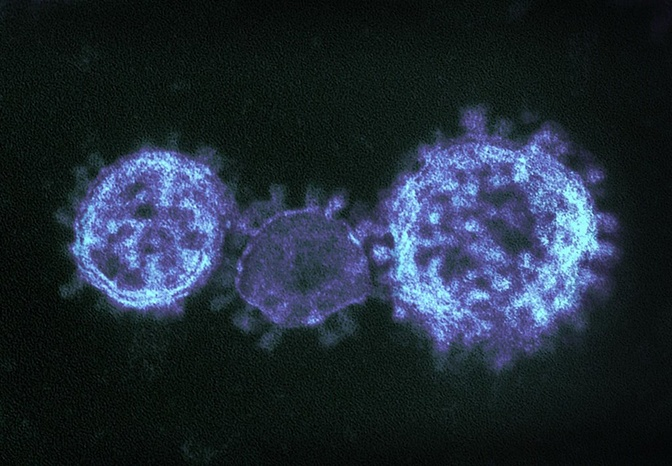
#> input picture Assignment_5/assets/SarsCoV2.jpg, 672 x 466 px, shrunk from 800 x 555 before the run
$ python assignment_5.py
#> lines starting #> are read from the running program, lines starting #| are printed output that depends on the picture; after the words box and inside, x2 and y2 are one past the last pixel; in counts of white or black regions, pixels touching at a corner belong together
#> further down, covid_image is the input picture: PIL image 672x466 RGB; mean R, G, B 32.6, 43.3, 55.5
import numpy as np
import matplotlib.pyplot as plt
from PIL import Image
from typing import Tuple, Optional, Union
from scipy.signal import convolve2d, convolve
from skimage.filters import threshold_otsu
from skimage.morphology import disk, white_tophat


def invert_image(image: Image) -> Image:
    image_array = np.array(image).astype(int)

    inverted_array = 255 - image_array  # values go from -255 to 0
    inverted_image = inverted_array.astype(np.uint8)
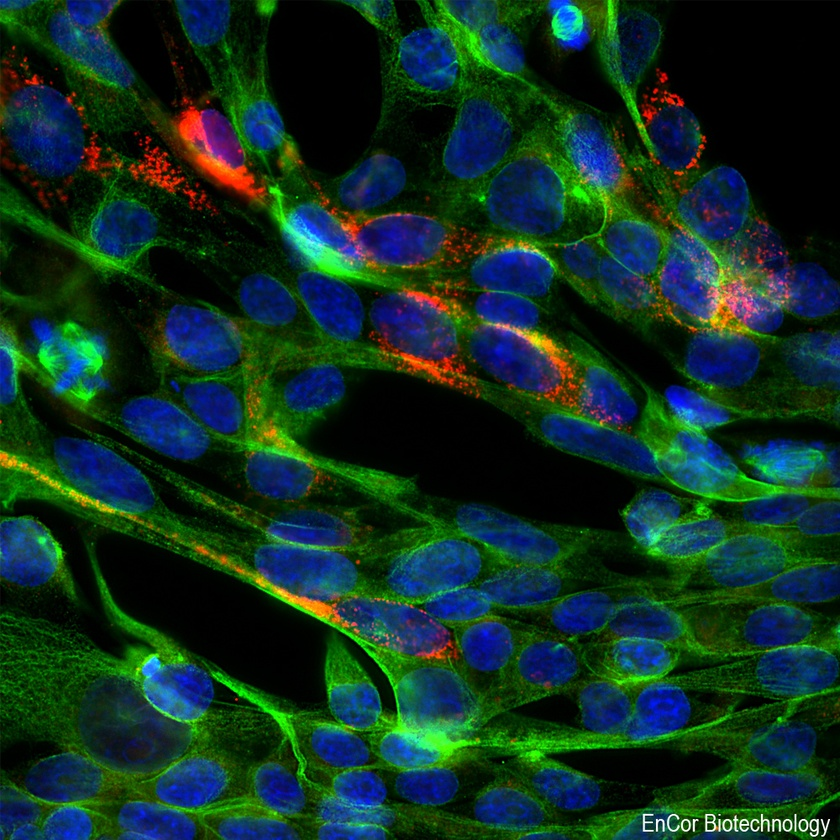
#> input picture Assignment_5/assets/SarsCoV2_IF.jpg, 840 x 840 px, shrunk from 1000 x 1000 before the run
#> further down, covid_if_image is the input picture: PIL image 840x840 RGB; mean R, G, B 17.2, 49, 35.4

    return Image.fromarray(inverted_image)


def display_channel_combinations(image: Image) -> None:
    image_array = np.array(image)

    red_channel = image_array[:, :, 0]
    green_channel = image_array[:, :, 1]
    blue_channel = image_array[:, :, 2]

    combinations = [
        ("Original", image_array),
        ("Red-Green", np.stack((green_channel, red_channel, blue_channel), axis=2)),
        ("Red-Blue", np.stack((blue_channel, green_channel, red_channel), axis=2)),
        ("Green-Blue", np.stack((red_channel, blue_channel, green_channel), axis=2)),
        ("Green-Red", np.stack((red_channel, blue_channel, green_channel), axis=2)),
        ("Blue-Red", np.stack((green_channel, blue_channel, red_channel), axis=2)),
        ("Blue-Green", np.stack((red_channel, green_channel, blue_channel), axis=2))
    ]

    fig_, axes_ = plt.subplots(2, 3, figsize=(15, 10))
    for ax, (title, combination) in zip(axes_.flatten(), combinations):
        ax.imshow(combination)
        ax.set_title(title)
        ax.axis("off")
#> this loop made 6 passes
#> title on passes 1 to 6: 'Original', 'Red-Green', 'Red-Blue', 'Green-Blue', 'Green-Red', 'Blue-Red'
    plt.show()
#> figure, not shown here; B, G, R data is drawn as R, G, B


def two_d_conv_example() -> None:
    """
    Python implementation of the provided Two_D_Conv_Example.m file
    """

    x = np.round(10 * np.random.random_sample((5, 5)))
    h = np.random.random_sample((3, 3)) > 0.5

    plt.figure(figsize=(10, 5))
    plt.subplot(1, 2, 1)
    plt.imshow(x, cmap='gray')
    plt.axis('off')
    plt.title('Random Input Image')

    plt.subplot(1, 2, 2)
    plt.imshow(h, cmap='gray')
    plt.axis('off')
    plt.title('Random Convolution Kernel')
    plt.show()

    x_conv_h = convolve2d(x, h)

    # Visualizing convolved image
    plt.figure()
    plt.imshow(x_conv_h, cmap='gray')
    plt.axis('off')
    plt.title('Image Convolved with PSF')
    plt.show()


def one_sphere(radius: int, intensity: int, center: Tuple[int, int]) -> np.ndarray:
    """
    My guess as to what one_sphere.m does based on the question. Create a circle with given center, radius, and
    intensity on a 256x256 image grid.

    :param radius: Radius of the circle, in pixels
    :param intensity: Intensity of the circle, between 0 and 255
    :param center: Center of the circle, 0-indexed.
    :return: Array with shape (256, 256), a one-channel (grayscale) image with the circle on it.
    """

    if not (0 <= intensity <= 255):
        raise ValueError('Intensity must be between 0 and 255')

    x, y = np.meshgrid(np.arange(256), np.arange(256))

    dist = np.sqrt((x - center[0])**2 + (y - center[1])**2)  # Array of euclidean distance from center
    circle_image = np.where(dist <= radius, intensity, 0)  # Numpy ternary operator
    return circle_image


def sobel_edge(image: np.ndarray, kernel_x: Optional[np.ndarray] = None, kernel_y: Optional[np.ndarray] = None,
               display_intermediates: bool = False) -> np.ndarray:
#> called with display_intermediates = True
    if kernel_x is None:
        kernel_x = np.array([[1, 0, -1],
                             [2, 0, -2],
                             [1, 0, -1]])

    if kernel_y is None:
        kernel_y = np.array([[1, 2, 1],
                             [0, 0, 0],
                             [-1, -2, -1]])
    if len(image.shape) == 3:
        kernel_x = np.stack((kernel_x, kernel_x, kernel_x), axis=-1)
        kernel_y = np.stack((kernel_y, kernel_y, kernel_y), axis=-1)
        horizontal = convolve(image, kernel_x, mode='same')
        vertical = convolve(image, kernel_y, mode='same')
    else:
        horizontal = convolve2d(image, kernel_x, mode='same')
        vertical = convolve2d(image, kernel_y, mode='same')

    if display_intermediates and len(image.shape) != 3:
        fig_, axes_, = plt.subplots(1, 2, figsize=(10, 5))
        axes_[0].imshow(horizontal, cmap='gray')
        axes_[0].set_title('Image convolved with x-kernel (horizontal)')
        axes_[0].axis('off')
        axes_[1].imshow(vertical, cmap='gray')
        axes_[1].set_title('Image convolved with y-kernel (vertical)')
        axes_[1].axis('off')
        plt.show()

    edges = np.sqrt(horizontal**2 + vertical**2)
    plt.figure()
    plt.imshow(edges, cmap='gray')
    plt.title('Implementation of Sobel Edge Filter')
    plt.show()

    return kernel_y


def im2bw(image: np.ndarray, level=0.5) -> np.ndarray:
    min_intensity, max_intensity = np.min(image), np.max(image)

    threshold = level * (max_intensity - min_intensity)  + min_intensity
    return (image > threshold).astype(np.uint8) * 255


def imbinarize(image: np.ndarray) -> np.ndarray:
    threshold = threshold_otsu(image)
    return (image > threshold).astype(np.uint8) * 255


def imhist(image: np.ndarray) -> None:
    plt.hist(image.flatten(), bins=256, range=(0, 256), color='gray')
    plt.title('Image Histogram')
    plt.xlabel('Pixel Value')
    plt.ylabel('Frequency')
    plt.show()


def imadjust(image: np.ndarray) -> np.ndarray:
    flat = image.flatten()
    bottom_index = int(0.01 * len(flat))
    top_index = len(flat) - bottom_index

    sorted_image = np.sort(flat)
    lower_limit, upper_limit = sorted_image[bottom_index], sorted_image[top_index]

    adjusted_image = np.where(image < lower_limit, 0,
                              np.where(image > upper_limit, 1, linear_map(image, lower_limit, upper_limit)))

    return adjusted_image


def linear_map(value: Union[int, np.ndarray], lower_limit: int, upper_limit: int) -> int:
    mapped_value = (value - lower_limit) / (upper_limit - lower_limit)
    return mapped_value


def show_single(image: np.ndarray, grayscale=True) -> None:
    cmap = 'gray' if grayscale else None
    plt.figure()
    plt.imshow(image, cmap=cmap)
    plt.axis('off')
    plt.show()


if __name__ == '__main__':
    # Question 1a:
    covid_image = Image.open('assets/SarsCoV2.jpg')
    covid_inverted = invert_image(covid_image)

    fig, axes = plt.subplots(1, 2, figsize=(10, 5))
    axes[0].imshow(covid_image)
    axes[0].set_title('Original SARS CoV2 Image')
    axes[0].axis('off')
    axes[1].imshow(covid_inverted)
    axes[1].set_title('Inverted SARS CoV2 Image')
    axes[1].axis('off')
    plt.show()

    # Question 1b:
    covid_if_image = Image.open('assets/SarsCoV2_IF.jpg')
    display_channel_combinations(covid_if_image)

    # Question 2a:
    two_d_conv_example()

    # Question 3a
    circle = one_sphere(radius=25, intensity=15, center=(128, 128))

    # Question 3b and c
    sobel_edge(circle, display_intermediates=True)

    # Question 3d
    cell_image = np.array(Image.open('assets/cell.jpg').convert('L'))
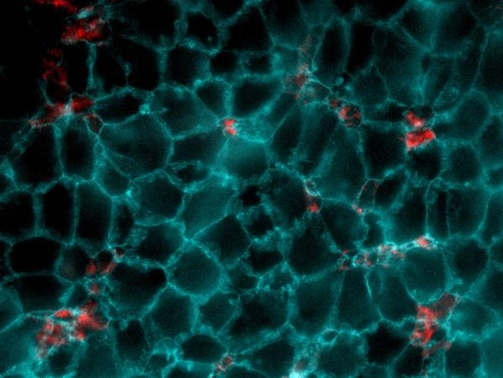
#> input picture Assignment_5/assets/cell.jpg, 503 x 378 px, shrunk from 599 x 450 before the run
    sobel_edge(cell_image)

    # Question 5.1.a
    tophat_image = np.array(Image.open('assets/tophat.png').convert('L'))
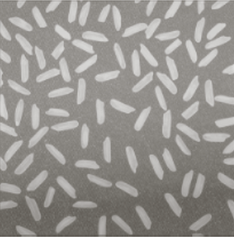
#> input picture Assignment_5/assets/tophat.png, 234 x 237 px, shrunk from 278 x 282 before the run
    imhist(tophat_image)

    # Question 5.1.c and d
    fig, axes = plt.subplots(2, 1, figsize=(10, 5))
    axes[0].imshow(im2bw(tophat_image), cmap='gray')
#> in im2bw, `min_intensity, max_intensity = np.min(image), np.max(image)`: min_intensity = 82; max_intensity = 217
#> in im2bw, `threshold = level * (max_intensity - min_intensity)  + min_intensity`: threshold = 149.5
#> in im2bw, `return (image > threshold).astype(np.uint8) * 255`:
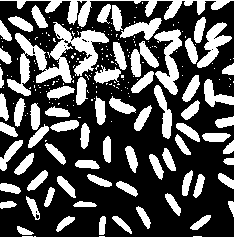
#> returned value: shape (237, 234); 32.6% white; 228 white regions (158 under 20 px), largest, box (x1, y1, x2, y2) and area: (7, 22, 109, 96) 2511, (0, 0, 234, 27) 1373, (154, 29, 182, 95) 853
    axes[0].set_title('Segmentation from im2bw')
    axes[0].axis('off')
    axes[1].imshow(imbinarize(tophat_image), cmap='gray')
#> in imbinarize, `threshold = threshold_otsu(image)`: threshold = 160
#> in imbinarize, `return (image > threshold).astype(np.uint8) * 255`: returned value: shape (237, 234); 26.6% white; 101 white regions (15 under 20 px), largest, box (x1, y1, x2, y2) and area: (198, 23, 231, 67) 533, (156, 56, 179, 95) 406, (36, 57, 71, 83) 392
    axes[1].set_title('Segmentation from imbinarize')
    axes[1].axis('off')
    plt.show()

    # Question 5.2.c
    tophat_filtered = white_tophat(tophat_image, disk(12))  # Radius of 12 given in problem
    show_single(tophat_filtered)

    # Question 5.2.d
    imhist(tophat_filtered)
#> in imhist (call 2), `plt.show()`:
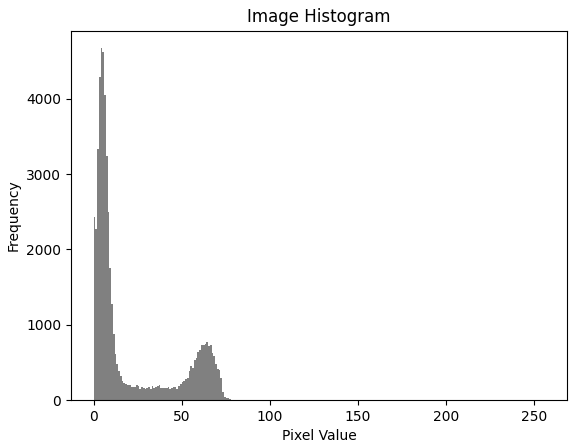
#> figure drawn by matplotlib, 1 panel; tallest bar 4671 high, from x = 4 to 5

    # Question 5.2.e
    tophat_adjusted = imadjust(tophat_filtered)
#> in imadjust, `bottom_index = int(0.01 * len(flat))`: bottom_index = 554
#> in imadjust, `top_index = len(flat) - bottom_index`: top_index = 54904
#> in imadjust, `lower_limit, upper_limit = sorted_image[bottom_index], sorted_image[to..`: lower_limit = 0; upper_limit = 71
#> in imadjust, `adjusted_image = np.where(image < lower_limit, 0, np.where(image > upp..`:
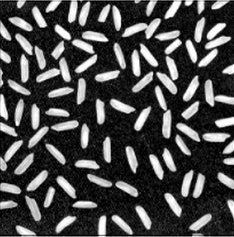
#> adjusted_image: shape (237, 234) float64; min 0, max 1, mean 0.291
    tophat_adjusted_binarized = imbinarize(tophat_adjusted)
#> in imbinarize (call 2), `return (image > threshold).astype(np.uint8) * 255`: returned value: shape (237, 234); 27.4% white; 97 white regions (4 under 20 px), largest, box (x1, y1, x2, y2) and area: (156, 56, 178, 94) 370, (122, 18, 161, 39) 347, (36, 58, 71, 82) 344
    show_single(tophat_adjusted_binarized)

    # Question 5.3.a
    kernel = np.array([[2, 1, 0],
                       [1, 0, -1],
                       [0, -1, 2]])

    tophat_convolved = convolve2d(tophat_adjusted_binarized, kernel)
    show_single(tophat_convolved)

    # Question 5.3.b
    opposite_kernel = -1 * kernel
    opposite_convolved = convolve2d(tophat_adjusted_binarized, opposite_kernel)
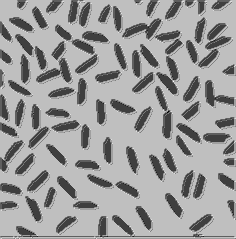
#> opposite_convolved: shape (239, 236) int64; min -1530, max 510, mean -274.9; drawn with min black and max white
    show_single(opposite_convolved)
